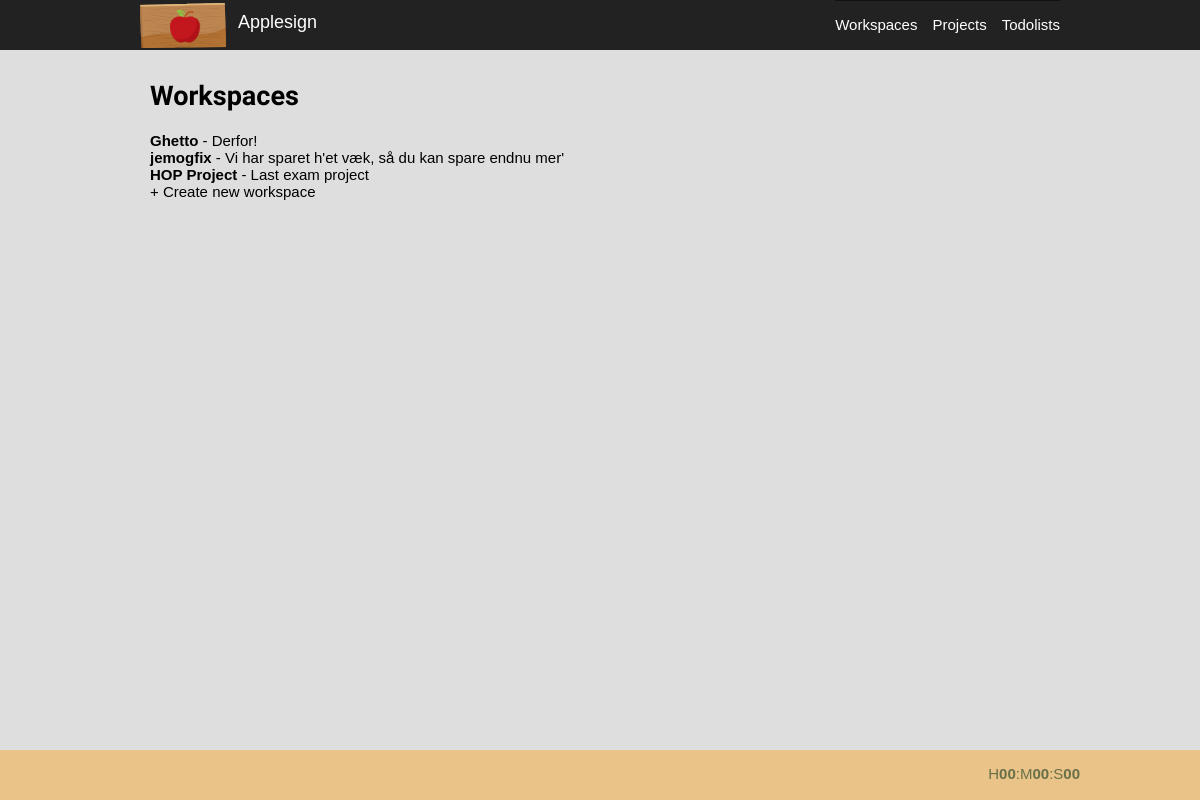
The page / (signed in) on the database its author committed.
### tables this page shows
CREATE TABLE `App_Workspaces` (
  `Workspace_ID` int(8) UNSIGNED NOT NULL,
  `Workspace_Name` varchar(255) NOT NULL,
  `Workspace_Description` varchar(255) NOT NULL,
  `Workspace_Ext_Link` varchar(255) NOT NULL,
  `Workspace_Superadmin` int(8) NOT NULL
);

### index.php (called while the page is built, shortened)
<?php
require_once "control/class.Configuration.php";
$Configuration = new Configuration();
?>

### control/class.Database.php (called while the page is built, shortened)
<?php
class DatabaseConfig {
  private $DatabaseConnect;
  private static $DBinstance = NULL;
  private function __construct() {
    $Servername = "mysql35.unoeuro.com";
    $Username = "applesign_dk";
    $Password = "rnceh2za";
    $Databasename = "applesign_dk_db";
    $this->DatabaseConnect = new mysqli($Servername, $Username, $Password, $Databasename);
    $this->DatabaseConnect->set_Charset("utf8");
  }
  static function getInstance() {
      if (!self::$DBinstance) {
        self::$DBinstance = new DatabaseConfig();
      }
      return self::$DBinstance;
  }
  public function stripget($check_url) {
  	$return = false;
  	return $return;
  }
  public function dbquery($query) {
  	$result = $this->DatabaseConnect->query($query);
  	if (!$result) {
  		echo $this->DatabaseConnect->error;
  		return false;
  	} else {
  		return $result;
  	}
  }
}
?>

### control/class.User.php (called while the page is built, shortened)
<?php
class User {
  public function __construct($Config) {
    if (iUSER) {
        $UserSql = "SELECT * FROM ".DB_PREFIX."Users WHERE User_ID='".Profile_ID."' LIMIT 1";
    	$UserQuery = $Config->DB->dbquery($UserSql);
    	if ($Config->DB->dbcount($UserQuery)) {
        $this->Userinfo = $Config->DB->dbarray($UserQuery);
        } else {
            if ($_GET['page'] !== "login" && iGUEST) {
                $Config->Utilities->redirect("/login");
            }
        }
    } else if (iGUEST && $_GET['page'] !== "login") {
        $Config->Utilities->redirect("/login");
        die();
    }
  }
}
?>

### model/class.Workspace.php (called while the page is built, shortened)
<?php
class Workspace {
    private $Workspace_ID;
    private $Workspace_Name;
    private $Workspace_Description;
    public function __construct($Workspace_ID, $Workspace_Name, $Workspace_Description, $Workspace_Ext_Link, $Workspace_Superadmin) {
        $this->Workspace_ID             = $Workspace_ID;
        $this->Workspace_Name           = $Workspace_Name;
        $this->Workspace_Description    = $Workspace_Description;
    }
    public function getWorkspace_ID() {
        return $this->Workspace_ID;
    }
    public function getWorkspace_Name() {
        return $this->Workspace_Name;
    }
    public function getWorkspace_Description() {
        return $this->Workspace_Description;
    }
}
?>

### pages/workspace/index.php (the view, shortened to what this page needs)
<span class="pageHeader">Workspaces</span>
<div class="mainContent">
    <?php
    $Wspcs = DB_PREFIX."Workspaces";
    $Wspcs_A = DB_PREFIX."Workspace_Access";
    $sql = "SELECT * FROM ".$Wspcs." INNER JOIN ".$Wspcs_A." ON ".$Wspcs.".Workspace_ID = ".$Wspcs_A.".Wspc_Workspace_ID WHERE ".$Wspcs_A.".Wspc_User_ID = ".$this->User->Userinfo['User_ID'];
    $query = $this->DB->dbquery($sql);
    ?>
    <ul class="workspaces-list">
        <?php
        while ($Workspace = $query->fetch_assoc()) {
        $Workspace = new Workspace($Workspace['Workspace_ID'], $Workspace['Workspace_Name'], $Workspace['Workspace_Description'], $Workspace['Workspace_Ext_Link'], $Workspace['Workspace_Superadmin']);
        ?>
            <li class="workspace">
                <a href="/?set=<?=$Workspace->getWorkspace_ID();?>">
                    <strong><?=$Workspace->getWorkspace_Name();?></strong>
                    <span> - <?=$Workspace->getWorkspace_Description();?></span>
                </a>
            </li>
        <?
        }
        ?>
    </ul>
    <div class="createWorkspace">
        <span class="btn">+</span>
        <span class="txt">Create new workspace</span>
    </div>
</div>

### control/class.Configuration.php (shortened to what this page needs)
<?php
require_once "control/class.Database.php";
require_once "control/class.User.php";
class Configuration {
  public $Utilities;
  public function __construct() {
    $this->DB = DatabaseConfig::getInstance();
    $this->Utilities = new Utilities();
    $this->User = new User($this);
    if (PAGE !== "login") {
      require_once TEMPLATE."index.php";
    } else if (PAGE == "login" && !isset($_SESSION['Profile_ID'])) {
      $this->getPage($_GET['page']);
    }
  }
  private function getPage($page, $load = true) {
  	if (!empty($page)) {
      if (file_exists(BASEDIR."pages/".$page."/index.php")) {
        if ($load) {
  	      require_once BASEDIR."pages/".$page."/index.php";
  			}
      } else if (file_exists(BASEDIR."pages/".$page.".php")) {
  			if ($load) {
  				$this->PAGE_LEVEL = "pages/";
  	      require_once BASEDIR."pages/".$page.".php";
  			}
      } else {
  			$this->NotificationsArray[] = array("Type" => "Warning", "Message" => "Siden er ikke tilgængelig: Kunne ikke findes");
      }
  	} else {
  		$this->NotificationsArray[] = array("Type" => "Warning", "Message" => "Siden er ikke tilgængelig: Tom forespørgsel");
  		$this->Utilities->redirect($this->Utilities->LinkGiveString('page', 'websites'));
  	}
  }
  public function LoadModel($Name) {
  	$filename = MODEL."class.".$Name.".php";
  }
}
?>

### template/index.php (shortened to what this page needs)
<!DOCTYPE html>
<html lang="da">
<head>
</head>
<body>
    <div class="topbar">
        <div class="topbar-center">
            <a class="logo" href="/?ref=logo"></a>
            <span class="applesign">Applesign</span>
            <ul class="topmenu">
                <li><a href="/?ref=tm">Workspaces</a></li>
                <li><a href="/projects?ref=tm">Projects</a></li>
                <li><a href="/todolists?ref=tm">Todolists</a></li>
            </ul>
        </div>
    </div>
    <div class="pageWrapper">
        <?=$this->getPage(PAGE);?>
    </div>
    <?php
    $playerStatus = "stop";
    ?>
    <div class="bottombar <?=$playerStatus;?> <?=(isset($this->FooterbarType) ? $this->FooterbarType : "");?>">
        <?php if (isset($this->FooterbarMsg)) { ?>
            <span class="FooterMsg"><?=$this->FooterbarMsg;?></span>
        <?php } else { ?>
            <div class="player <?=$playerStatus;?>">
                <span class="counter">
                    <span>H</span>
                    <strong class="H">00</strong>
                    <span>:M</span>
                    <strong class="M">00</strong>
                    <span>:S</span>
                    <strong class="S">00</strong>
                </span>
            </div>
        <?php } ?>
    </div>
</body>
</html>

### rows shown on the page
app_workspaces: Workspace_Name "Ghetto", Workspace_Description "Derfor!"
app_workspaces: Workspace_Name "jemogfix", Workspace_Description "Vi har sparet h'et væk, så du kan spare endnu mer'"
app_workspaces: Workspace_Name "HOP Project", Workspace_Description "Last exam project"
